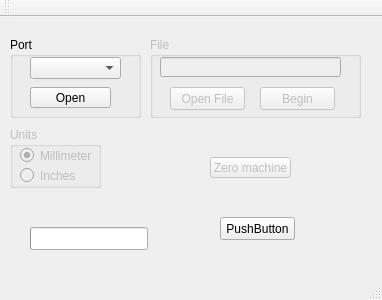
<?xml version="1.0" encoding="UTF-8"?>
<ui version="4.0">
 <class>depthProbe</class>
 <widget class="QMainWindow" name="depthProbe">
  <property name="geometry">
   <rect>
    <x>0</x>
    <y>0</y>
    <width>382</width>
    <height>300</height>
   </rect>
  </property>
  <property name="windowTitle">
   <string>depthProbe</string>
  </property>
  <widget class="QWidget" name="centralWidget">
   <widget class="QGroupBox" name="grpFile">
    <property name="enabled">
     <bool>false</bool>
    </property>
    <property name="geometry">
     <rect>
      <x>150</x>
      <y>20</y>
      <width>211</width>
      <height>81</height>
     </rect>
    </property>
    <property name="title">
     <string>File</string>
    </property>
    <widget class="QPushButton" name="btnBegin">
     <property name="enabled">
      <bool>false</bool>
     </property>
     <property name="geometry">
      <rect>
       <x>110</x>
       <y>50</y>
       <width>75</width>
       <height>23</height>
      </rect>
     </property>
     <property name="text">
      <string>Begin</string>
     </property>
    </widget>
    <widget class="QLineEdit" name="filePath">
     <property name="geometry">
      <rect>
       <x>10</x>
       <y>20</y>
       <width>181</width>
       <height>20</height>
      </rect>
     </property>
    </widget>
    <widget class="QPushButton" name="btnOpenFile">
     <property name="geometry">
      <rect>
       <x>20</x>
       <y>50</y>
       <width>75</width>
       <height>23</height>
      </rect>
     </property>
     <property name="text">
      <string>Open File</string>
     </property>
    </widget>
   </widget>
   <widget class="QGroupBox" name="grpPort">
    <property name="geometry">
     <rect>
      <x>10</x>
      <y>20</y>
      <width>131</width>
      <height>81</height>
     </rect>
    </property>
    <property name="title">
     <string>Port</string>
    </property>
    <widget class="QPushButton" name="btnOpenPort">
     <property name="geometry">
      <rect>
       <x>20</x>
       <y>50</y>
       <width>81</width>
       <height>21</height>
      </rect>
     </property>
     <property name="text">
      <string>Open</string>
     </property>
    </widget>
    <widget class="QComboBox" name="cmbPort">
     <property name="geometry">
      <rect>
       <x>20</x>
       <y>20</y>
       <width>91</width>
       <height>22</height>
      </rect>
     </property>
    </widget>
   </widget>
   <widget class="QGroupBox" name="grpUnits">
    <property name="enabled">
     <bool>false</bool>
    </property>
    <property name="geometry">
     <rect>
      <x>10</x>
      <y>110</y>
      <width>91</width>
      <height>61</height>
     </rect>
    </property>
    <property name="title">
     <string>Units</string>
    </property>
    <widget class="QRadioButton" name="rdbMm">
     <property name="geometry">
      <rect>
       <x>10</x>
       <y>20</y>
       <width>71</width>
       <height>17</height>
      </rect>
     </property>
     <property name="text">
      <string>Millimeters</string>
     </property>
     <property name="checked">
      <bool>true</bool>
     </property>
    </widget>
    <widget class="QRadioButton" name="rdbInch">
     <property name="geometry">
      <rect>
       <x>10</x>
       <y>40</y>
       <width>71</width>
       <height>17</height>
      </rect>
     </property>
     <property name="text">
      <string>Inches</string>
     </property>
    </widget>
   </widget>
   <widget class="QProgressBar" name="progressBar">
    <property name="geometry">
     <rect>
      <x>30</x>
      <y>210</y>
      <width>118</width>
      <height>23</height>
     </rect>
    </property>
   </widget>
   <widget class="QPushButton" name="btnZero">
    <property name="enabled">
     <bool>false</bool>
    </property>
    <property name="geometry">
     <rect>
      <x>210</x>
      <y>140</y>
      <width>81</width>
      <height>21</height>
     </rect>
    </property>
    <property name="text">
     <string>Zero machine</string>
    </property>
   </widget>
   <widget class="QPushButton" name="pushButton">
    <property name="geometry">
     <rect>
      <x>220</x>
      <y>200</y>
      <width>75</width>
      <height>23</height>
     </rect>
    </property>
    <property name="text">
     <string>PushButton</string>
    </property>
    <property name="flat">
     <bool>false</bool>
    </property>
   </widget>
  </widget>
  <widget class="QMenuBar" name="menuBar">
   <property name="geometry">
    <rect>
     <x>0</x>
     <y>0</y>
     <width>382</width>
     <height>20</height>
    </rect>
   </property>
  </widget>
  <widget class="QToolBar" name="mainToolBar">
   <attribute name="toolBarArea">
    <enum>TopToolBarArea</enum>
   </attribute>
   <attribute name="toolBarBreak">
    <bool>false</bool>
   </attribute>
  </widget>
  <widget class="QStatusBar" name="statusBar"/>
 </widget>
 <layoutdefault spacing="6" margin="11"/>
 <resources/>
 <connections/>
</ui>
